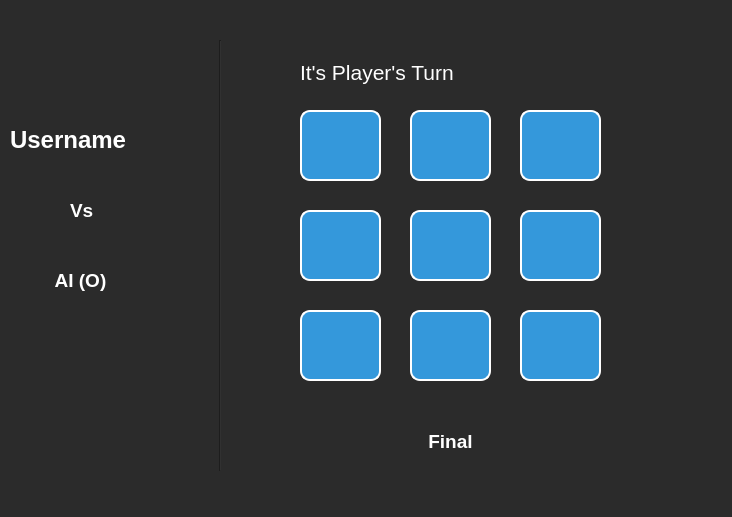
<?xml version="1.0" encoding="UTF-8"?>
<ui version="4.0">
 <class>AIWindow</class>
 <widget class="QDialog" name="AIWindow">
  <property name="geometry">
   <rect>
    <x>0</x>
    <y>0</y>
    <width>732</width>
    <height>517</height>
   </rect>
  </property>
  <property name="windowTitle">
   <string>Dialog</string>
  </property>
  <property name="styleSheet">
   <string notr="true">background-color: rgb(43, 43, 43);</string>
  </property>
  <widget class="QLabel" name="label_5">
   <property name="geometry">
    <rect>
     <x>10</x>
     <y>250</y>
     <width>141</width>
     <height>61</height>
    </rect>
   </property>
   <property name="styleSheet">
    <string notr="true">color: rgb(255, 255, 255);</string>
   </property>
   <property name="text">
    <string>&lt;html&gt;&lt;head/&gt;&lt;body&gt;&lt;p align=&quot;center&quot;&gt;&lt;span style=&quot; font-size:14pt; font-weight:700; color:#ffffff;&quot;&gt;AI (O)&lt;/span&gt;&lt;/p&gt;&lt;/body&gt;&lt;/html&gt;</string>
   </property>
  </widget>
  <widget class="QPushButton" name="btn15">
   <property name="geometry">
    <rect>
     <x>520</x>
     <y>210</y>
     <width>81</width>
     <height>71</height>
    </rect>
   </property>
   <property name="sizeIncrement">
    <size>
     <width>0</width>
     <height>0</height>
    </size>
   </property>
   <property name="styleSheet">
    <string notr="true">QPushButton {
	font: 700 30pt &quot;Segoe UI&quot;;
    background-color: #3498db; /* Background color */
    color: #ffffff;            /* Text color */
    border: 2px solid #ffffff; /* Border color and width */
    border-radius: 10px;       /* Edges sharpness */
    padding: 5px;              /* Padding for better spacing */

}</string>
   </property>
   <property name="text">
    <string/>
   </property>
  </widget>
  <widget class="QPushButton" name="btn14">
   <property name="geometry">
    <rect>
     <x>410</x>
     <y>210</y>
     <width>81</width>
     <height>71</height>
    </rect>
   </property>
   <property name="sizeIncrement">
    <size>
     <width>0</width>
     <height>0</height>
    </size>
   </property>
   <property name="styleSheet">
    <string notr="true">QPushButton {
	font: 700 30pt &quot;Segoe UI&quot;;
    background-color: #3498db; /* Background color */
    color: #ffffff;            /* Text color */
    border: 2px solid #ffffff; /* Border color and width */
    border-radius: 10px;       /* Edges sharpness */
    padding: 5px;              /* Padding for better spacing */

}</string>
   </property>
   <property name="text">
    <string/>
   </property>
  </widget>
  <widget class="Line" name="line_1">
   <property name="geometry">
    <rect>
     <x>210</x>
     <y>40</y>
     <width>20</width>
     <height>431</height>
    </rect>
   </property>
   <property name="orientation">
    <enum>Qt::Vertical</enum>
   </property>
  </widget>
  <widget class="QPushButton" name="btn11">
   <property name="geometry">
    <rect>
     <x>410</x>
     <y>110</y>
     <width>81</width>
     <height>71</height>
    </rect>
   </property>
   <property name="sizeIncrement">
    <size>
     <width>0</width>
     <height>0</height>
    </size>
   </property>
   <property name="styleSheet">
    <string notr="true">QPushButton {
	font: 700 30pt &quot;Segoe UI&quot;;
    background-color: #3498db; /* Background color */
    color: #ffffff;            /* Text color */
    border: 2px solid #ffffff; /* Border color and width */
    border-radius: 10px;       /* Edges sharpness */
    padding: 5px;              /* Padding for better spacing */

}</string>
   </property>
   <property name="text">
    <string/>
   </property>
  </widget>
  <widget class="QPushButton" name="btn12">
   <property name="geometry">
    <rect>
     <x>520</x>
     <y>110</y>
     <width>81</width>
     <height>71</height>
    </rect>
   </property>
   <property name="sizeIncrement">
    <size>
     <width>0</width>
     <height>0</height>
    </size>
   </property>
   <property name="styleSheet">
    <string notr="true">QPushButton {
	font: 700 30pt &quot;Segoe UI&quot;;
    background-color: #3498db; /* Background color */
    color: #ffffff;            /* Text color */
    border: 2px solid #ffffff; /* Border color and width */
    border-radius: 10px;       /* Edges sharpness */
    padding: 5px;              /* Padding for better spacing */

}</string>
   </property>
   <property name="text">
    <string/>
   </property>
  </widget>
  <widget class="QLabel" name="label_6">
   <property name="geometry">
    <rect>
     <x>70</x>
     <y>180</y>
     <width>31</width>
     <height>61</height>
    </rect>
   </property>
   <property name="styleSheet">
    <string notr="true">color: rgb(255, 255, 255);</string>
   </property>
   <property name="text">
    <string>&lt;html&gt;&lt;head/&gt;&lt;body&gt;&lt;p&gt;&lt;span style=&quot; font-size:14pt; font-weight:700; color:#ffffff;&quot;&gt;Vs&lt;/span&gt;&lt;/p&gt;&lt;/body&gt;&lt;/html&gt;</string>
   </property>
  </widget>
  <widget class="QLabel" name="AIgameStatus">
   <property name="geometry">
    <rect>
     <x>280</x>
     <y>430</y>
     <width>341</width>
     <height>51</height>
    </rect>
   </property>
   <property name="styleSheet">
    <string notr="true">color: rgb(255, 255, 255);</string>
   </property>
   <property name="text">
    <string>&lt;html&gt;&lt;head/&gt;&lt;body&gt;&lt;p align=&quot;center&quot;&gt;&lt;span style=&quot; font-size:14pt; font-weight:700; color:#ffffff;&quot;&gt;Final&lt;/span&gt;&lt;/p&gt;&lt;p align=&quot;center&quot;&gt;&lt;span style=&quot; color:#ffffff;&quot;&gt;&lt;br/&gt;&lt;/span&gt;&lt;/p&gt;&lt;/body&gt;&lt;/html&gt;</string>
   </property>
  </widget>
  <widget class="QPushButton" name="btn13">
   <property name="geometry">
    <rect>
     <x>300</x>
     <y>210</y>
     <width>81</width>
     <height>71</height>
    </rect>
   </property>
   <property name="sizeIncrement">
    <size>
     <width>0</width>
     <height>0</height>
    </size>
   </property>
   <property name="styleSheet">
    <string notr="true">QPushButton {
	font: 700 30pt &quot;Segoe UI&quot;;
    background-color: #3498db; /* Background color */
    color: #ffffff;            /* Text color */
    border: 2px solid #ffffff; /* Border color and width */
    border-radius: 10px;       /* Edges sharpness */
    padding: 5px;              /* Padding for better spacing */

}</string>
   </property>
   <property name="text">
    <string/>
   </property>
  </widget>
  <widget class="QPushButton" name="btn16">
   <property name="geometry">
    <rect>
     <x>300</x>
     <y>310</y>
     <width>81</width>
     <height>71</height>
    </rect>
   </property>
   <property name="sizeIncrement">
    <size>
     <width>0</width>
     <height>0</height>
    </size>
   </property>
   <property name="styleSheet">
    <string notr="true">QPushButton {
	font: 700 30pt &quot;Segoe UI&quot;;
    background-color: #3498db; /* Background color */
    color: #ffffff;            /* Text color */
    border: 2px solid #ffffff; /* Border color and width */
    border-radius: 10px;       /* Edges sharpness */
    padding: 5px;              /* Padding for better spacing */

}</string>
   </property>
   <property name="text">
    <string/>
   </property>
  </widget>
  <widget class="QLabel" name="playerturn_1">
   <property name="geometry">
    <rect>
     <x>300</x>
     <y>60</y>
     <width>271</width>
     <height>31</height>
    </rect>
   </property>
   <property name="styleSheet">
    <string notr="true">color: rgb(255, 255, 255);</string>
   </property>
   <property name="text">
    <string>&lt;html&gt;&lt;head/&gt;&lt;body&gt;&lt;p&gt;&lt;span style=&quot; font-size:16pt; color:#ffffff;&quot;&gt;It's Player's Turn&lt;br/&gt;&lt;/span&gt;&lt;/p&gt;&lt;/body&gt;&lt;/html&gt;</string>
   </property>
  </widget>
  <widget class="QPushButton" name="btn18">
   <property name="geometry">
    <rect>
     <x>520</x>
     <y>310</y>
     <width>81</width>
     <height>71</height>
    </rect>
   </property>
   <property name="sizeIncrement">
    <size>
     <width>0</width>
     <height>0</height>
    </size>
   </property>
   <property name="autoFillBackground">
    <bool>false</bool>
   </property>
   <property name="styleSheet">
    <string notr="true">QPushButton {
	font: 700 30pt &quot;Segoe UI&quot;;
    background-color: #3498db; /* Background color */
    color: #ffffff;            /* Text color */
    border: 2px solid #ffffff; /* Border color and width */
    border-radius: 10px;       /* Edges sharpness */
    padding: 5px;              /* Padding for better spacing */

}</string>
   </property>
   <property name="text">
    <string/>
   </property>
  </widget>
  <widget class="QPushButton" name="btn17">
   <property name="geometry">
    <rect>
     <x>410</x>
     <y>310</y>
     <width>81</width>
     <height>71</height>
    </rect>
   </property>
   <property name="sizeIncrement">
    <size>
     <width>0</width>
     <height>0</height>
    </size>
   </property>
   <property name="styleSheet">
    <string notr="true">QPushButton {
	font: 700 30pt &quot;Segoe UI&quot;;
    background-color: #3498db; /* Background color */
    color: #ffffff;            /* Text color */
    border: 2px solid #ffffff; /* Border color and width */
    border-radius: 10px;       /* Edges sharpness */
    padding: 5px;              /* Padding for better spacing */

}</string>
   </property>
   <property name="text">
    <string/>
   </property>
  </widget>
  <widget class="QPushButton" name="btn10">
   <property name="geometry">
    <rect>
     <x>300</x>
     <y>110</y>
     <width>81</width>
     <height>71</height>
    </rect>
   </property>
   <property name="sizeIncrement">
    <size>
     <width>0</width>
     <height>0</height>
    </size>
   </property>
   <property name="styleSheet">
    <string notr="true">QPushButton {
	font: 700 30pt &quot;Segoe UI&quot;;
    background-color: #3498db; /* Background color */
    color: #ffffff;            /* Text color */
    border: 2px solid #ffffff; /* Border color and width */
    border-radius: 10px;       /* Edges sharpness */
    padding: 5px;              /* Padding for better spacing */

}</string>
   </property>
   <property name="text">
    <string/>
   </property>
  </widget>
  <widget class="QLabel" name="u">
   <property name="geometry">
    <rect>
     <x>10</x>
     <y>120</y>
     <width>171</width>
     <height>41</height>
    </rect>
   </property>
   <property name="styleSheet">
    <string notr="true">color: rgb(255, 255, 255);</string>
   </property>
   <property name="text">
    <string>&lt;html&gt;&lt;head/&gt;&lt;body&gt;&lt;p&gt;&lt;span style=&quot; font-size:18pt; font-weight:700; color:#ffffff;&quot;&gt;Username&lt;/span&gt;&lt;/p&gt;&lt;/body&gt;&lt;/html&gt;</string>
   </property>
  </widget>
 </widget>
 <resources/>
 <connections/>
</ui>
